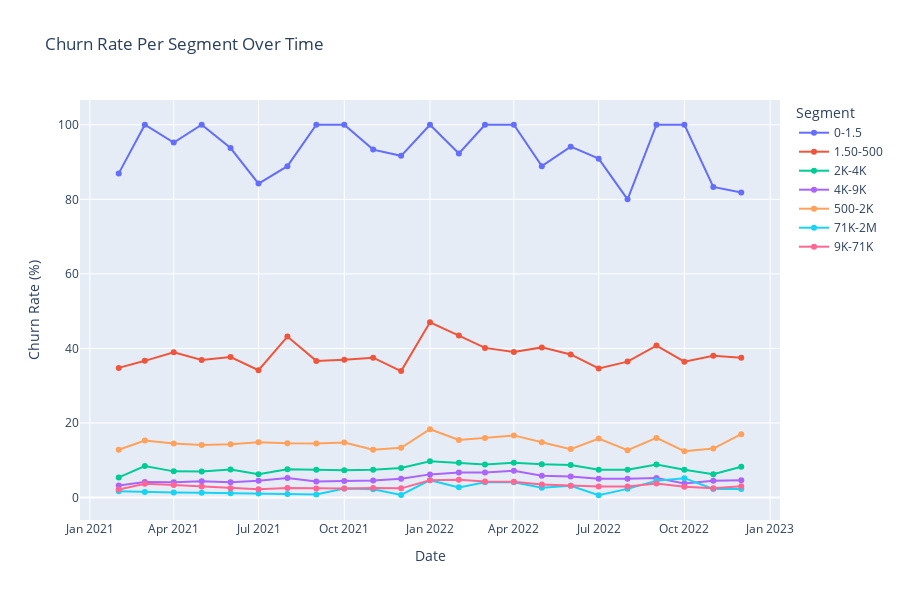

Source (notebook cell):
### Markdown cell above
##### Gráfico Tendência Vs Volume - Por tier

### Code cell
def plot_churn_rate_per_tier(churn_df):
    fig = px.line(
        churn_df,
        x="date",
        y="churn_rate",
        color="tier",
        title="Churn Rate Per Segment Over Time",
        markers=True,
        line_shape="linear",
    )

    # Alterar layout plotly
    fig.update_traces(hoverinfo="x+y+name")
    fig.update_layout(
        hovermode="x unified",
        xaxis_title="Date",
        yaxis_title="Churn Rate (%)",
        legend_title="Segment",
        height=600,
        width=900,
    )

    fig.show()


# Gerar gráfico
plot_churn_rate_per_tier(churn_df_tier)

### Figure 1 — Plotly figure (JSON) as saved in the notebook; plotly's stock layout.template omitted (floating-point values rounded to 4 significant figures)
{"data": [{"hoverinfo": "x+y+name", "hovertemplate": "tier=0-1.5<br>date=%{x}<br>churn_rate=%{y}<extra></extra>", "legendgroup": "0-1.5", "line": {"color": "#636efa", "dash": "solid", "shape": "linear"}, "marker": {"symbol": "circle"}, "mode": "lines+markers", "name": "0-1.5", "orientation": "v", "showlegend": true, "type": "scatter", "x": ["2021-02-01T00:00:00", "2021-03-01T00:00:00", "2021-04-01T00:00:00", "2021-05-01T00:00:00", "2021-06-01T00:00:00", "2021-07-01T00:00:00", "2021-08-01T00:00:00", "2021-09-01T00:00:00", "2021-10-01T00:00:00", "2021-11-01T00:00:00", "2021-12-01T00:00:00", "2022-01-01T00:00:00", "2022-02-01T00:00:00", "2022-03-01T00:00:00", "2022-04-01T00:00:00", "2022-05-01T00:00:00", "2022-06-01T00:00:00", "2022-07-01T00:00:00", "2022-08-01T00:00:00", "2022-09-01T00:00:00", "2022-10-01T00:00:00", "2022-11-01T00:00:00", "2022-12-01T00:00:00"], "xaxis": "x", "y": [86.96, 100, 95.24, 100, 93.75, 84.21, 88.89, 100, 100, 93.33, 91.67, 100, 92.31, 100, 100, 88.89, 94.12, 90.91, 80, 100, 100, 83.33, 81.82], "yaxis": "y"}, {"hoverinfo": "x+y+name", "hovertemplate": "tier=1.50-500<br>date=%{x}<br>churn_rate=%{y}<extra></extra>", "legendgroup": "1.50-500", "line": {"color": "#EF553B", "dash": "solid", "shape": "linear"}, "marker": {"symbol": "circle"}, "mode": "lines+markers", "name": "1.50-500", "orientation": "v", "showlegend": true, "type": "scatter", "x": ["2021-02-01T00:00:00", "2021-03-01T00:00:00", "2021-04-01T00:00:00", "2021-05-01T00:00:00", "2021-06-01T00:00:00", "2021-07-01T00:00:00", "2021-08-01T00:00:00", "2021-09-01T00:00:00", "2021-10-01T00:00:00", "2021-11-01T00:00:00", "2021-12-01T00:00:00", "2022-01-01T00:00:00", "2022-02-01T00:00:00", "2022-03-01T00:00:00", "2022-04-01T00:00:00", "2022-05-01T00:00:00", "2022-06-01T00:00:00", "2022-07-01T00:00:00", "2022-08-01T00:00:00", "2022-09-01T00:00:00", "2022-10-01T00:00:00", "2022-11-01T00:00:00", "2022-12-01T00:00:00"], "xaxis": "x", "y": [34.79, 36.68, 39, 36.92, 37.7, 34.18, 43.19, 36.67, 36.96, 37.52, 33.93, 47.02, 43.45, 40.15, 39.06, 40.28, 38.4, 34.62, 36.47, 40.77, 36.44, 38.04, 37.53], "yaxis": "y"}, {"hoverinfo": "x+y+name", "hovertemplate": "tier=2K-4K<br>date=%{x}<br>churn_rate=%{y}<extra></extra>", "legendgroup": "2K-4K", "line": {"color": "#00cc96", "dash": "solid", "shape": "linear"}, "marker": {"symbol": "circle"}, "mode": "lines+markers", "name": "2K-4K", "orientation": "v", "showlegend": true, "type": "scatter", "x": ["2021-02-01T00:00:00", "2021-03-01T00:00:00", "2021-04-01T00:00:00", "2021-05-01T00:00:00", "2021-06-01T00:00:00", "2021-07-01T00:00:00", "2021-08-01T00:00:00", "2021-09-01T00:00:00", "2021-10-01T00:00:00", "2021-11-01T00:00:00", "2021-12-01T00:00:00", "2022-01-01T00:00:00", "2022-02-01T00:00:00", "2022-03-01T00:00:00", "2022-04-01T00:00:00", "2022-05-01T00:00:00", "2022-06-01T00:00:00", "2022-07-01T00:00:00", "2022-08-01T00:00:00", "2022-09-01T00:00:00", "2022-10-01T00:00:00", "2022-11-01T00:00:00", "2022-12-01T00:00:00"], "xaxis": "x", "y": [5.412, 8.444, 7.029, 7.029, 7.543, 6.25, 7.622, 7.483, 7.31, 7.453, 7.95, 9.719, 9.35, 8.882, 9.314, 8.913, 8.745, 7.451, 7.472, 8.846, 7.452, 6.281, 8.292], "yaxis": "y"}, {"hoverinfo": "x+y+name", "hovertemplate": "tier=4K-9K<br>date=%{x}<br>churn_rate=%{y}<extra></extra>", "legendgroup": "4K-9K", "line": {"color": "#ab63fa", "dash": "solid", "shape": "linear"}, "marker": {"symbol": "circle"}, "mode": "lines+markers", "name": "4K-9K", "orientation": "v", "showlegend": true, "type": "scatter", "x": ["2021-02-01T00:00:00", "2021-03-01T00:00:00", "2021-04-01T00:00:00", "2021-05-01T00:00:00", "2021-06-01T00:00:00", "2021-07-01T00:00:00", "2021-08-01T00:00:00", "2021-09-01T00:00:00", "2021-10-01T00:00:00", "2021-11-01T00:00:00", "2021-12-01T00:00:00", "2022-01-01T00:00:00", "2022-02-01T00:00:00", "2022-03-01T00:00:00", "2022-04-01T00:00:00", "2022-05-01T00:00:00", "2022-06-01T00:00:00", "2022-07-01T00:00:00", "2022-08-01T00:00:00", "2022-09-01T00:00:00", "2022-10-01T00:00:00", "2022-11-01T00:00:00", "2022-12-01T00:00:00"], "xaxis": "x", "y": [3.223, 4.167, 4.117, 4.386, 4.115, 4.543, 5.251, 4.287, 4.421, 4.55, 5.053, 6.223, 6.711, 6.741, 7.178, 5.868, 5.683, 5.053, 5.045, 5.245, 3.776, 4.532, 4.636], "yaxis": "y"}, {"hoverinfo": "x+y+name", "hovertemplate": "tier=500-2K<br>date=%{x}<br>churn_rate=%{y}<extra></extra>", "legendgroup": "500-2K", "line": {"color": "#FFA15A", "dash": "solid", "shape": "linear"}, "marker": {"symbol": "circle"}, "mode": "lines+markers", "name": "500-2K", "orientation": "v", "showlegend": true, "type": "scatter", "x": ["2021-02-01T00:00:00", "2021-03-01T00:00:00", "2021-04-01T00:00:00", "2021-05-01T00:00:00", "2021-06-01T00:00:00", "2021-07-01T00:00:00", "2021-08-01T00:00:00", "2021-09-01T00:00:00", "2021-10-01T00:00:00", "2021-11-01T00:00:00", "2021-12-01T00:00:00", "2022-01-01T00:00:00", "2022-02-01T00:00:00", "2022-03-01T00:00:00", "2022-04-01T00:00:00", "2022-05-01T00:00:00", "2022-06-01T00:00:00", "2022-07-01T00:00:00", "2022-08-01T00:00:00", "2022-09-01T00:00:00", "2022-10-01T00:00:00", "2022-11-01T00:00:00", "2022-12-01T00:00:00"], "xaxis": "x", "y": [12.84, 15.28, 14.51, 14.12, 14.32, 14.83, 14.56, 14.49, 14.77, 12.86, 13.37, 18.33, 15.47, 15.97, 16.68, 14.84, 13.0, 15.83, 12.73, 16.01, 12.46, 13.15, 16.99], "yaxis": "y"}, {"hoverinfo": "x+y+name", "hovertemplate": "tier=71K-2M<br>date=%{x}<br>churn_rate=%{y}<extra></extra>", "legendgroup": "71K-2M", "line": {"color": "#19d3f3", "dash": "solid", "shape": "linear"}, "marker": {"symbol": "circle"}, "mode": "lines+markers", "name": "71K-2M", "orientation": "v", "showlegend": true, "type": "scatter", "x": ["2021-02-01T00:00:00", "2021-03-01T00:00:00", "2021-04-01T00:00:00", "2021-05-01T00:00:00", "2021-06-01T00:00:00", "2021-07-01T00:00:00", "2021-08-01T00:00:00", "2021-09-01T00:00:00", "2021-10-01T00:00:00", "2021-11-01T00:00:00", "2021-12-01T00:00:00", "2022-01-01T00:00:00", "2022-02-01T00:00:00", "2022-03-01T00:00:00", "2022-04-01T00:00:00", "2022-05-01T00:00:00", "2022-06-01T00:00:00", "2022-07-01T00:00:00", "2022-08-01T00:00:00", "2022-09-01T00:00:00", "2022-10-01T00:00:00", "2022-11-01T00:00:00", "2022-12-01T00:00:00"], "xaxis": "x", "y": [1.667, 1.471, 1.389, 1.316, 1.19, 1.075, 0.9524, 0.8475, 2.419, 2.222, 0.7092, 4.667, 2.74, 4.11, 4.11, 2.614, 3.145, 0.625, 2.339, 4.545, 5.202, 2.286, 2.286], "yaxis": "y"}, {"hoverinfo": "x+y+name", "hovertemplate": "tier=9K-71K<br>date=%{x}<br>churn_rate=%{y}<extra></extra>", "legendgroup": "9K-71K", "line": {"color": "#FF6692", "dash": "solid", "shape": "linear"}, "marker": {"symbol": "circle"}, "mode": "lines+markers", "name": "9K-71K", "orientation": "v", "showlegend": true, "type": "scatter", "x": ["2021-02-01T00:00:00", "2021-03-01T00:00:00", "2021-04-01T00:00:00", "2021-05-01T00:00:00", "2021-06-01T00:00:00", "2021-07-01T00:00:00", "2021-08-01T00:00:00", "2021-09-01T00:00:00", "2021-10-01T00:00:00", "2021-11-01T00:00:00", "2021-12-01T00:00:00", "2022-01-01T00:00:00", "2022-02-01T00:00:00", "2022-03-01T00:00:00", "2022-04-01T00:00:00", "2022-05-01T00:00:00", "2022-06-01T00:00:00", "2022-07-01T00:00:00", "2022-08-01T00:00:00", "2022-09-01T00:00:00", "2022-10-01T00:00:00", "2022-11-01T00:00:00", "2022-12-01T00:00:00"], "xaxis": "x", "y": [2.14, 3.719, 3.366, 2.96, 2.483, 2.213, 2.602, 2.422, 2.447, 2.549, 2.475, 4.619, 4.815, 4.314, 4.23, 3.534, 3.206, 2.994, 2.986, 3.8, 2.892, 2.492, 3.014], "yaxis": "y"}], "layout": {"height": 600, "hovermode": "x unified", "legend": {"title": {"text": "Segment"}, "tracegroupgap": 0}, "title": {"text": "Churn Rate Per Segment Over Time"}, "width": 900, "xaxis": {"anchor": "y", "domain": [0, 1], "title": {"text": "Date"}}, "yaxis": {"anchor": "x", "domain": [0, 1], "title": {"text": "Churn Rate (%)"}}}}
